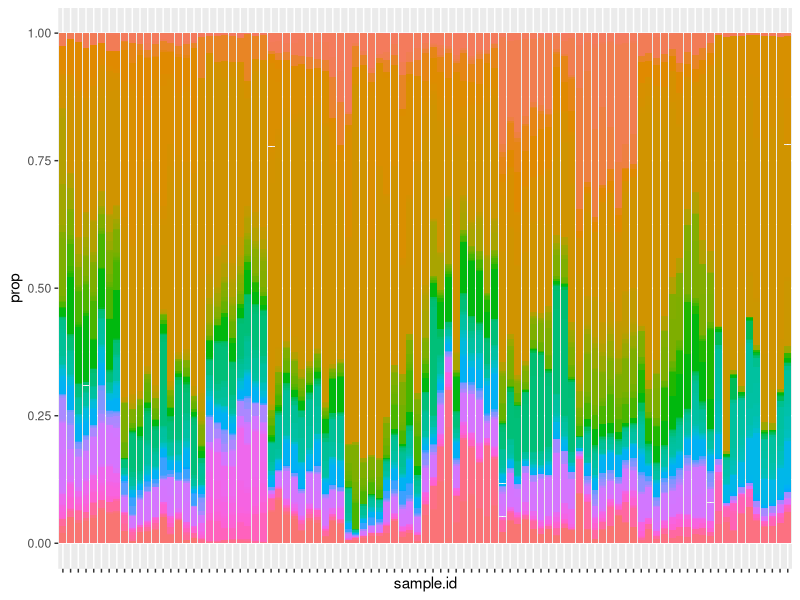

Reproduce this figure in R. (Note: this script raises an error after producing the figure.)
library(ape) # load library for reading fasta files 
library(tidyverse)
library(readr) # package to read in any tabular data  
library(vegan)


# READ IN RAW DATA 
metadata <- read_delim(file = "metadata_wu2011.txt")   # read in the metadata 
str(metadata)
colnames(metadata)

metadata2 <- metadata %>%  rename(sample.id = "#SampleID")   # rename the sample id 




otu <- read_delim(file= "refseq-based_otutable_wu2011.txt") # read in refseq-based otu table 
str(otu)
head(otu)

otu_id <- otu[[1]]   # extract taxa 


# PREPROCESS INPUT DATAFRAME 
# transpose the otu table 
otu_t <- data.frame(t(otu[,-1])) # flip row to column with base R function 
head(otu_t)

colnames(otu_t) <- otu_id # assign new column names as the taxa 

colnames(otu_t) 


# full taxa seems too long as column labels. 
# how to show only the name at the highest resolution?
require(stringr)

otu_taxa_matrix <- str_split(otu_id, pattern = ";", simplify = TRUE)
head(otu_taxa_matrix) 
dim(otu_taxa_matrix)


dim(otu_t)  # 95 observations, 360 taxa 

# missing values ?
sum(is.na(otu_t)) # no missingness 


# calculate relative abundance across the row based on count numbers 
sample.id <- rownames(otu_t) 

otu_t_id <- cbind(sample.id, otu_t)  

otu_t2 <- as.matrix(otu_t) 

otu_t_relative <- proportions(otu_t2, margin=1)   

rowSums(otu_t_relative)


otu_t_relative2 <- as.data.frame(otu_t_relative) 
rownames(otu_t_relative2)


# trim rare taxa with presence less than 10% or proportion lower than 0.1% in all samples 
presence <- apply(otu_t_relative2, 2, function(x) mean(x !=0))
sum(presence < 0.1)  # 181 rare taxa whereas 180 common taxa 

rara_taxa <- names(presence)[c(which(presence <0.1))]   # store names of rare taxa 

common_taxa <- names(presence)[c(which(presence >=0.1))] # store 180 common taxa 

otu_t_relative2_trim  <- otu_t_relative2 %>% select(all_of(common_taxa)) 
dim(otu_t_relative2_trim)  # done! 180 common taxa with 95 samples 



low.prop <- apply(otu_t_relative2_trim, 2, function(x) sum(x <0.001)) # prop less than 0.1% in each sample 
non.low.prop_taxa <- names(low.prop)[c(which(low.prop !=95))] # drop additional 2 rare taxa 

otu_t_relative2_trim2 <- otu_t_relative2_trim %>% select(all_of(non.low.prop_taxa))  
dim(otu_t_relative2_trim2) # done! 178 common taxa with 95 samples 

head(otu_t_relative2_trim2) # df used for the following analysis 


# reshape data frame 

otu_t_relative2_trim3 <- cbind(sample.id, otu_t_relative2_trim2) # add sample id to the first column 
dim(otu_t_relative2_trim3)

otu_t_relative2_trim3_long <- otu_t_relative2_trim3 %>% gather(taxa, prop, 2:179) # make a long table 
head(otu_t_relative2_trim3_long)


# bar plot to show each taxa per sample - without showing taxa name on the y-axis 
ggplot(otu_t_relative2_trim3_long, 
       aes(x=sample.id, 
           y=prop, 
           fill= taxa))+
        geom_col(position = "fill")+
        theme(axis.text.x=element_blank())+ # hide x-axis text 
        theme(legend.position = "none") # hide legend 


# inner join metadata2 and tidied otu table 
meta.tidied_otu <- metadata2 %>% 
        inner_join(otu_t_relative2_trim3_long, by="sample.id")  

dim(meta.tidied_otu) 

table(meta.tidied_otu$DIET) # number by diets 



# export joined data set to processed data folder ... 

getwd()

write.csv(meta.tidied_otu, 
          "C:/Users/17803/Documents/RStuodio-link-GitHub/Wu_2011_MLRepo/High-fat-diet-microbiota/processed_data/meta.tidied_otu.csv", 
          row.names = FALSE) 



# modify the above bar plot sorting by diets 
diet_plot <- ggplot(meta.tidied_otu,
                    aes(x=sample.id, y=prop, fill=taxa))+
        geom_col(position="fill")+
        theme(legend.position = "none")+
        theme(axis.text.x=element_blank())+
        facet_grid(cols=vars(DIET), scales="free") # facet by diets with free scale 
        
ggsave("diet_plot.tiff", 
       width = 5, height = 4,
       path = "C:/Users/17803/Documents/RStuodio-link-GitHub/Wu_2011_MLRepo/High-fat-diet-microbiota/documentation")  

 











